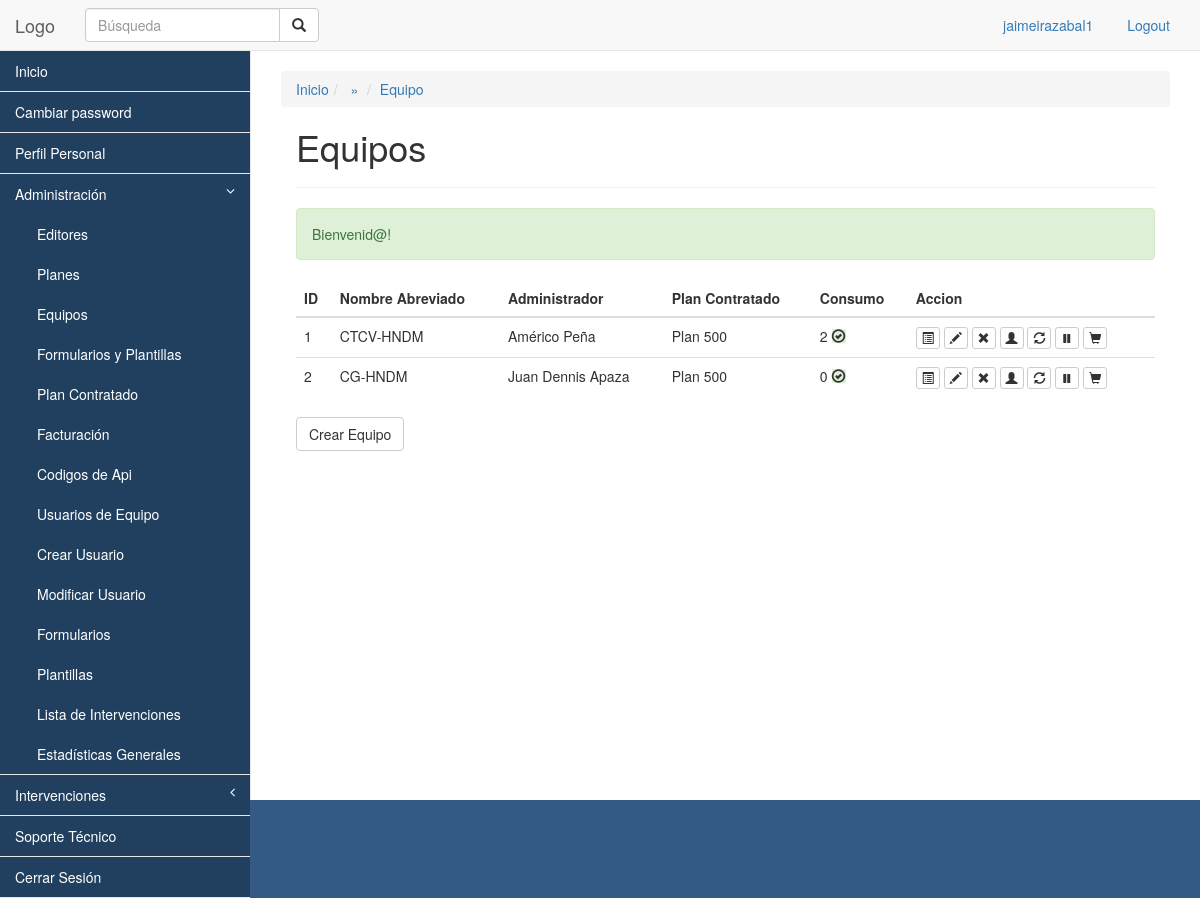
The page /equipo/ (signed in) on the database its author committed.
### tables this page shows
CREATE TABLE IF NOT EXISTS `equipo` (
  `id` int(11) NOT NULL AUTO_INCREMENT,
  `institucion` varchar(200) NOT NULL,
  `departamento` varchar(200) NOT NULL,
  `especialidades` text NOT NULL,
  `nombres_abreviado` varchar(20) NOT NULL,
  `pais` varchar(200) NOT NULL,
  `ciudad` varchar(200) NOT NULL,
  `plan_id` int(11) NOT NULL,
  `usuario_id` int(11) NOT NULL,
  `creado` timestamp NOT NULL DEFAULT CURRENT_TIMESTAMP,
  `pausa` tinyint(1) DEFAULT NULL,
  PRIMARY KEY (`id`)
);

### default/app/views/equipo/index.phtml (the view, shortened to what the rows shown need)
<table class="table">
	<thead>
		<th>ID</th>
		<th>Nombre Abreviado</th>
		<th>Administrador</th>
		<th>Plan Contratado</th>
		<th>Consumo</th>
		<th>Accion</th>
	</thead>
	<?php if (empty($equipos)): ?>
		<tr>
			<td colspan="6" align="center">No se encontraron registros</td>
		</tr>
	<?php else: ?>
		<?php foreach ($equipos as $key => $value): ?>
			<tr>
				<td><?php echo $value->id ?></td>
				<td><?php echo $value->nombres_abreviado ?></td>
				<td><?php echo Load::model('usuario')->getNombreApellidoById($value->usuario_id) ?></td>
				<td><?php echo Load::model('plan')->getNombrePlanById($value->plan_id) ?></td>
				<td>
					<?php $plan_equipo = Load::model('plan_equipo')->getMontosByEquipoId($value->id) ?>
					<?php $intervenciones =  Load::model('equipo')->getNumeroDeIntervencionesByEquipoId($value->id) ?>
					<?php if ($plan_equipo >= $intervenciones): ?>
						<?php echo $intervenciones ?> <span title="No tiene Deuda" class="glyphicon glyphicon-ok-circle bg-success"></span>
					<?php endif ?>
				</td>
				<td>
					<?php echo Html::link("equipo/informe/{$value->id}","<span class='glyphicon glyphicon-list-alt'></span>",'class="btn btn-default btn-xs" title="Informe"') ?>
					<?php echo Html::link("equipo/editar/{$value->id}","<span class='glyphicon glyphicon-pencil'></span>",'class="btn btn-default btn-xs" title="Editar"') ?>
					<?php echo Js::link("equipo/eliminar/{$value->id}","<span class='glyphicon glyphicon-remove'></span>",'Estas Seguro?','btn btn-default btn-xs',' title="Eliminar"') ?>
					<?php echo Html::link("usuario_equipo/agregar/{$value->id}","<span class='glyphicon glyphicon-user'></span>",'class="btn btn-default btn-xs" title="Cambiar Administrador"') ?>
					<?php echo Js::link("equipo/reset/{$value->id}","<span class='glyphicon glyphicon-refresh'></span>",'Estas Seguro de Resetear?','btn btn-default btn-xs',' title="Reset Registros"') ?>
					<?php if ($value->pausa): ?>
					<?php echo Html::link("equipo/pausarplay/{$value->id}","<span class='glyphicon glyphicon-play'></span>",'class="btn btn-default btn-xs" title="Play a Equipo"') ?>
					<?php else: ?>
					<?php echo Html::link("equipo/pausarplay/{$value->id}","<span class='glyphicon glyphicon-pause'></span>",'class="btn btn-default btn-xs" title="Pausar Equipo"') ?>
					<?php endif ?>
					<?php echo Html::link("equipo/agregar_plan/{$value->id}","<span class='glyphicon glyphicon-shopping-cart'></span>",'class="btn btn-default btn-xs" title="Agregar Plan"') ?>
				</td>
			</tr>
		<?php endforeach ?>
	<?php endif ?>
</table>

### core/extensions/helpers/html.php (shortened to what the rows shown need)
<?php
class Html
{
    public static function link($action, $text, $attrs = NULL)
    {
        return '<a href="' . PUBLIC_PATH . "$action\" $attrs >$text</a>";
    }
    public static function includeCss()
    {
        $code = '';
        foreach (Tag::getCss() as $css) {
            $code .= '<link href="' . PUBLIC_PATH . "css/{$css['src']}.css\" rel=\"stylesheet\" type=\"text/css\" media=\"{$css['media']}\" />" . PHP_EOL;
        }
        return $code;
    }
}

### core/extensions/helpers/js.php (shortened to what the rows shown need)
<?php
class Js
{
    public static function link($action, $text, $confirm = '¿Está Seguro?', $class = NULL, $attrs = NULL)
    {
        return '<a href="' . PUBLIC_PATH . "$action\" data-msg=\"$confirm\" class=\"js-confirm $class\" $attrs>$text</a>";
    }
}

### rows shown on the page
equipo: id "1", nombres_abreviado "CTCV-HNDM", usuario_id "Américo Peña", plan_id "Plan 500", intervenciones "2"
equipo: id "2", nombres_abreviado "CG-HNDM", usuario_id "Juan Dennis Apaza", plan_id "Plan 500", intervenciones "0"

### other values the page prints
Auth::get("usuario") "jaimeirazabal1"
$crumb['title'] "Equipo"
$titulo "Equipos"
$_SESSION['KUMBIA.CONTENT'] "Bienvenid@!"
